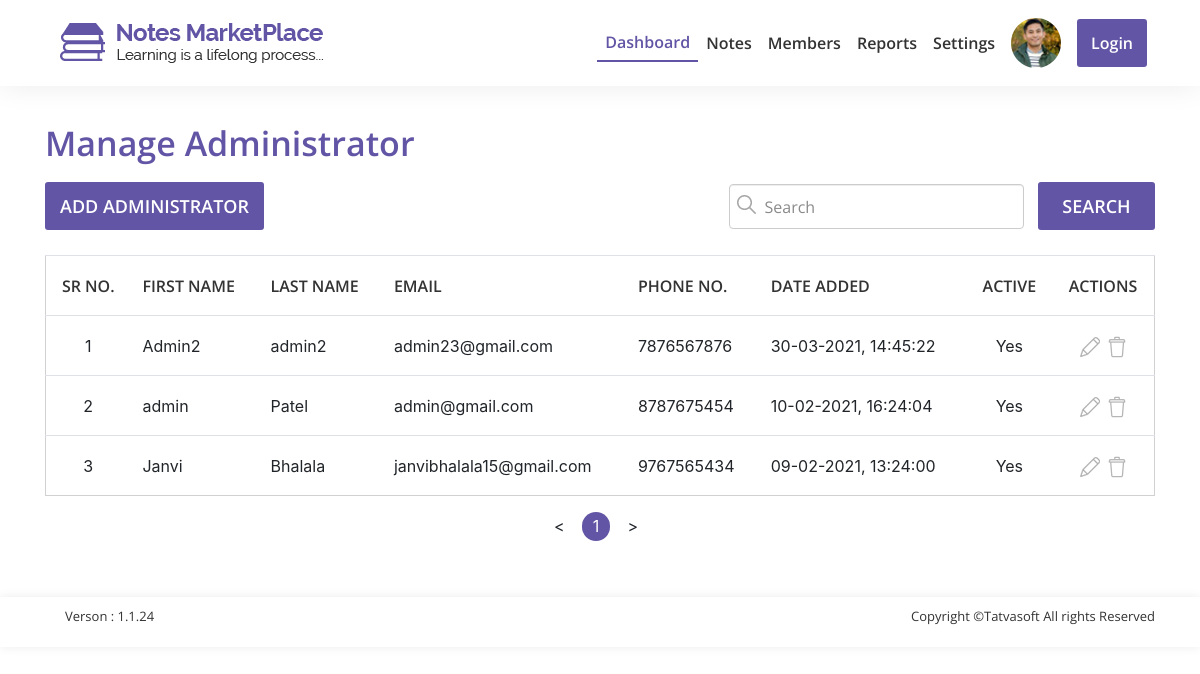
Page /admin/manage-administrator.php on the committed database.
### tables this page shows
CREATE TABLE `users` (
  `user_id` int(11) NOT NULL,
  `role_id` int(11) NOT NULL,
  `fname` varchar(50) NOT NULL,
  `lname` varchar(50) NOT NULL,
  `email` varchar(100) NOT NULL,
  `phone_code` varchar(5) DEFAULT NULL,
  `phone` varchar(20) DEFAULT NULL,
  `password` varchar(24) NOT NULL,
  `is_email_verfied` bit(2) NOT NULL DEFAULT b'0',
  `created_by` int(11) DEFAULT NULL,
  `created_date` datetime DEFAULT NULL,
  `updated_date` datetime DEFAULT NULL,
  `updated_by` int(11) DEFAULT NULL,
  `is_active` bit(2) DEFAULT b'1'
);

### admin/manage-administrator.php (the view, shortened to what this page needs)
<!DOCTYPE html>
<html lang="en">
<?php
    include "process/connection.php";
   $query="SELECT users.user_id,users.fname,users.lname,users.email,users.phone,users.created_date,users.is_active FROM users WHERE role_id IN(2,3) ORDER BY created_date DESC";
    $result=mysqli_query($conn, $query);
?>
<head>
	<link rel="stylesheet" href="css/boostrap/bootstrap.min.css">
	<link rel="stylesheet" href="css/datatables/bootstrap.css">
	<link rel="stylesheet" href="css/animate/animate.min.css">
	<link rel="stylesheet" href="css/datatables/dataTables.bootstrap4.min.css">
	<link rel="stylesheet" href="css/style.css">
</head>
<body>
	<?php  include "includes/header.php"; ?>
	<section id="manage-administrator">
		<div class="container">
			<div class="table-heading  animated fadeInDown pt-4">
				<h2>Manage Administrator</h2>
			</div>
			<div class=" search-tab row ">
				<div class="col-md-auto  col-sm-12  animated slideInLeft">
					<a href="admin-add-administrator.php"> <button class="add-btn">Add Administrator</button></a>
				</div>
				<div class="col-md-auto col-sm-12 ml-auto  animated slideInRight">
					<form>
						<div class="form-group ">
							<span class=" search-me">
								<img class=" field-icon-search" src="img/icons/search-icon.png">
								<input type="text" name="full-name" class="searchMeTable search-me form-search" placeholder="Search" />
							</span>
							<button class="search-btn">Search</button>
						</div>
					</form>
				</div>
			</div>
			<section class="table-container-row5 manage-table" id="manage-administrator-table">
				<div class="table-responsive animated slideInUp">
					<?php if($result && mysqli_num_rows($result) != 0){ ?>
					<table id="dashbord1" class="table  my-tables paginated">
						<thead>
							<tr>
								<td class="align-middle">Sr No.</td>
								<td class="align-middle">First Name</td>
								<td class="align-middle">Last Name</td>
								<td class="align-middle">Email</td>
								<td class="align-middle">Phone No.</td>
								<td class="align-middle">Date Added</td>
								<td class="align-middle">Active</td>
								<td class="align-middle">Actions</td>
							</tr>
						</thead>
						<tbody>
							<?php $i=1;  while($row=mysqli_fetch_assoc($result)){ ?>
							<tr>
								<td><?php echo $i; ?></td>
								<td><?php echo $row['fname']; ?></td>
								<td><?php echo $row['lname']; ?></td>
								<td><?php echo $row['email']; ?></td>
								<td><?php echo $row['phone']; ?></td>
								<td>
									<?php
                                         $time=strtotime($row['created_date']);
                                          $t=date("d-m-Y, H:i:s", $time);
                                          echo $t;  ?></td>
								<td>
									<?php if($row['is_active']==1){
											  echo "Yes";
										  }else{
											 echo "No";
										  }?></td>
								<td><img src="img/icons/edit.png" onclick="window.location.href = 'admin-add-administrator.php?id=<?php echo $row['user_id']; ?>';" class="img-responsive pr-2"><img src="img/icons/delete.png" onclick="window.location.href = 'process/deleteAdmin.php?id=<?php echo $row['user_id']; ?>';" class="img-responsive"></td>
							</tr>
							<?php $i++; }?>
						</tbody>
					</table>
					<?php } else{?>
					<h5 class="text-center mt-3">No Record Found</h5>
					<?php } ?>
				</div>
			</section>
		</div>
	</section>
	<?php  include "includes/footer.php" ?>
</body>
</html>

### admin/css/style.css (style rules this page uses)
html, body { height: 100%; padding-top: 50px; }
section { background: #fff; overflow: hidden; width: 100%; }
.form-group { margin-bottom: 0; }
input::placeholder { color: #8a8a8a; font-size: 16px; font-weight: 400px; font-family: "Open Sans", sans-serif; }
.search-me .form-search, .search-me .form-control { padding-left: 35px; }
.field-icon-search { float: left; position: absolute; top: 13px; z-index: 2; margin-left: 8px; color: #333333 !important; }
button { font-family: "Open Sans", sans-serif; text-transform: uppercase; outline: 0; background-color: #6255a5; width: 100%; border: 0; padding: 10px; color: #FFFFFF; font-size: 18px; -webkit-transition: all 0.3 ease; transition: all 0.3 ease; cursor: pointer; font-weight: 600; border-radius: 3px; }
.search-btn { font-family: "Open Sans", sans-serif; text-transform: uppercase; cursor: pointer; background-color: #6255a5; margin: 0 0 20px 10px; width: 117px; font-weight: 600; font-size: 18px; border-radius: 3px; color: #fff; }
.add-btn { font-family: "Open Sans", sans-serif; text-transform: uppercase; cursor: pointer; background-color: #6255a5; margin: 0 0 20px 0; width: auto; padding-left: 15px; padding-right: 15px; font-weight: 600; font-size: 18px; border-radius: 3px; color: #fff; }
input, .rate, button { font-size: 16px; padding: 8px; }
button { min-width: 48px; min-height: 48px; }
table thead tr { font-family: "Open Sans", sans-serif; font-size: 16px; font-weight: 600; line-height: 20px; color: #333333; height: 60px; padding: 0; }
.table > tbody > tr > td { vertical-align: middle; height: 60px; font-size: 16px; }
.table > thead > tr > td { text-transform: uppercase; }
.my-tables { border: 1px solid #d1d1d1; }
.my-tables thead { width: 100%; }
.form-search { height: 45px; padding: 6px 10px; width: auto; font-size: 16px; line-height: 1.428571429; color: #555555; background-color: #fff; background-image: none; border: 1px solid #ccc; border-radius: 4px; -webkit-box-shadow: inset 0 1px 1px rgba(0, 0, 0, 0.075); box-shadow: inset 0 1px 1px rgba(0, 0, 0, 0.075); -webkit-transition: border-color ease-in-out 0.15s, box-shadow ease-in-out 0.15s; -o-transition: border-color ease-in-out 0.15s, box-shadow ease-in-out 0.15s; transition: border-color ease-in-out 0.15s, box-shadow ease-in-out 0.15s; margin-bottom: 20px; }
.search-tab .form-group { width: 100%; }
.search-tab { margin: 0 0 5px 0; width: inherit; }
.search-tab div { padding: 0; }
.table-container-row5 .table > tbody > tr > td:first-child, .table-container-row5 .table > thead > tr > td:first-child, .manage-table .table > tbody > tr > td:nth-last-child(-n+2), .manage-table .table > thead > tr > td:nth-last-child(-n+2) { text-align: center; }
.table-heading h2 { color: #6255a5; font-family: "Open Sans", sans-serif; font-weight: 600; font-size: 34px; line-height: 38px; margin-bottom: 20px; }

### rows in the picture
users: fname "Admin2", lname "admin2", email "admin23@gmail.com", phone "7876567876", created_date "30-03-2021, 14:45:22", is_active "Yes"
users: fname "admin", lname "Patel", email "admin@gmail.com", phone "8787675454", created_date "10-02-2021, 16:24:04", is_active "Yes"
users: fname "Janvi", lname "Bhalala", email "janvibhalala15@gmail.com", phone "9767565434", created_date "09-02-2021, 13:24:00", is_active "Yes"
